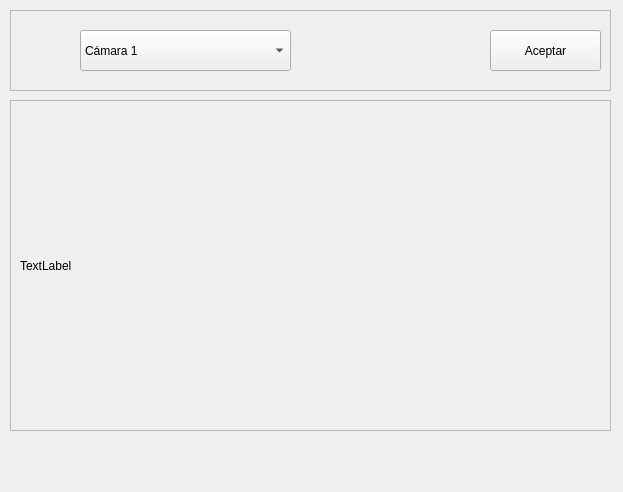
<?xml version="1.0" encoding="UTF-8"?>
<ui version="4.0">
 <class>seleccion</class>
 <widget class="QMainWindow" name="seleccion">
  <property name="geometry">
   <rect>
    <x>0</x>
    <y>0</y>
    <width>623</width>
    <height>492</height>
   </rect>
  </property>
  <property name="windowTitle">
   <string>Selecciona una cámara</string>
  </property>
  <widget class="QWidget" name="centralwidget">
   <widget class="QFrame" name="frame_3">
    <property name="geometry">
     <rect>
      <x>10</x>
      <y>10</y>
      <width>601</width>
      <height>81</height>
     </rect>
    </property>
    <property name="frameShape">
     <enum>QFrame::StyledPanel</enum>
    </property>
    <property name="frameShadow">
     <enum>QFrame::Raised</enum>
    </property>
    <widget class="QPushButton" name="pushButton_3">
     <property name="enabled">
      <bool>true</bool>
     </property>
     <property name="geometry">
      <rect>
       <x>10</x>
       <y>20</y>
       <width>51</width>
       <height>41</height>
      </rect>
     </property>
     <property name="mouseTracking">
      <bool>false</bool>
     </property>
     <property name="toolTip">
      <string/>
     </property>
     <property name="layoutDirection">
      <enum>Qt::RightToLeft</enum>
     </property>
     <property name="autoFillBackground">
      <bool>false</bool>
     </property>
     <property name="styleSheet">
      <string notr="true">border: none
</string>
     </property>
     <property name="text">
      <string/>
     </property>
     <property name="icon">
      <iconset>
       <normaloff>cam.png</normaloff>cam.png</iconset>
     </property>
     <property name="iconSize">
      <size>
       <width>30</width>
       <height>30</height>
      </size>
     </property>
     <property name="checkable">
      <bool>false</bool>
     </property>
    </widget>
    <widget class="QComboBox" name="comboCamara">
     <property name="geometry">
      <rect>
       <x>70</x>
       <y>20</y>
       <width>211</width>
       <height>41</height>
      </rect>
     </property>
     <property name="toolTip">
      <string>&lt;html&gt;&lt;head/&gt;&lt;body&gt;&lt;p&gt;&lt;br/&gt;&lt;/p&gt;&lt;/body&gt;&lt;/html&gt;</string>
     </property>
     <property name="whatsThis">
      <string>&lt;html&gt;&lt;head/&gt;&lt;body&gt;&lt;p&gt;&lt;br/&gt;&lt;/p&gt;&lt;/body&gt;&lt;/html&gt;</string>
     </property>
     <item>
      <property name="text">
       <string>Cámara 1</string>
      </property>
     </item>
     <item>
      <property name="text">
       <string>Cámara 2</string>
      </property>
     </item>
     <item>
      <property name="text">
       <string>Cámara 3</string>
      </property>
     </item>
    </widget>
    <widget class="QPushButton" name="bAceptar">
     <property name="geometry">
      <rect>
       <x>480</x>
       <y>20</y>
       <width>111</width>
       <height>41</height>
      </rect>
     </property>
     <property name="text">
      <string>Aceptar</string>
     </property>
    </widget>
   </widget>
   <widget class="QFrame" name="frame_4">
    <property name="geometry">
     <rect>
      <x>10</x>
      <y>100</y>
      <width>601</width>
      <height>331</height>
     </rect>
    </property>
    <property name="frameShape">
     <enum>QFrame::StyledPanel</enum>
    </property>
    <property name="frameShadow">
     <enum>QFrame::Raised</enum>
    </property>
    <widget class="QLabel" name="imagen">
     <property name="geometry">
      <rect>
       <x>10</x>
       <y>10</y>
       <width>581</width>
       <height>311</height>
      </rect>
     </property>
     <property name="text">
      <string>TextLabel</string>
     </property>
    </widget>
   </widget>
  </widget>
 </widget>
 <resources/>
 <connections/>
</ui>
